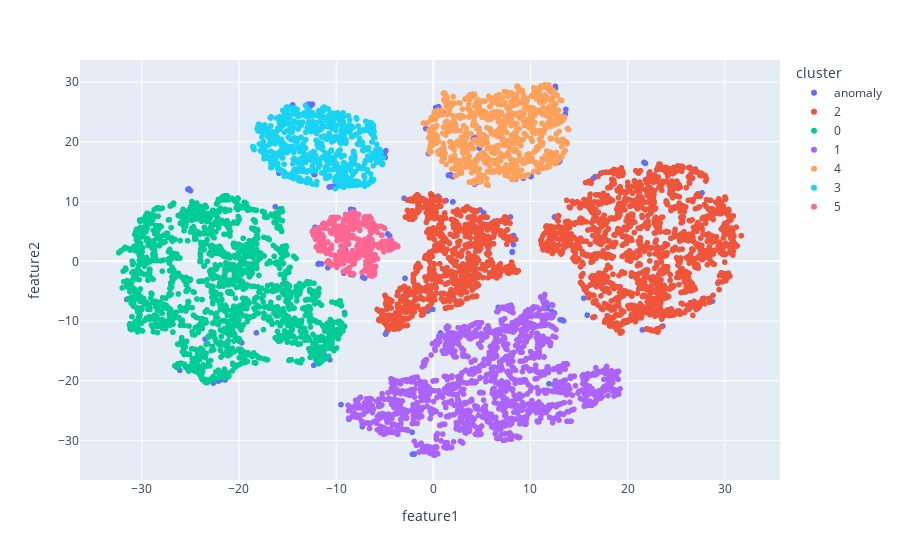

Notebook code cell kept with this figure:
### Code cell
tsne_projection = pd.DataFrame(tsne, columns=['feature1', 'feature2'], index=df_copy.index.tolist())
tsne_projection['cluster'] = db1.labels_
print(tsne_projection['cluster'].value_counts())
tsne_projection['cluster'].replace(-1, "anomaly", inplace=True)
px.scatter(tsne_projection, x='feature1', y='feature2', color="cluster")

### Figure 1 — Plotly figure (JSON) as saved in the notebook; plotly's stock layout.template omitted (floating-point values rounded to 4 significant figures; data arrays with more than 128 entries replaced by an {"elided": "..."} marker saying what was removed)
{"data": [{"hovertemplate": "cluster=anomaly<br>feature1=%{x}<br>feature2=%{y}<extra></extra>", "legendgroup": "anomaly", "marker": {"color": "#636efa", "symbol": "circle"}, "mode": "markers", "name": "anomaly", "showlegend": true, "type": "scattergl", "x": {"elided": "181 float values"}, "xaxis": "x", "y": {"elided": "181 float values"}, "yaxis": "y"}, {"hovertemplate": "cluster=2<br>feature1=%{x}<br>feature2=%{y}<extra></extra>", "legendgroup": "2", "marker": {"color": "#EF553B", "symbol": "circle"}, "mode": "markers", "name": "2", "showlegend": true, "type": "scattergl", "x": {"elided": "2687 float values"}, "xaxis": "x", "y": {"elided": "2687 float values"}, "yaxis": "y"}, {"hovertemplate": "cluster=0<br>feature1=%{x}<br>feature2=%{y}<extra></extra>", "legendgroup": "0", "marker": {"color": "#00cc96", "symbol": "circle"}, "mode": "markers", "name": "0", "showlegend": true, "type": "scattergl", "x": {"elided": "1955 float values"}, "xaxis": "x", "y": {"elided": "1955 float values"}, "yaxis": "y"}, {"hovertemplate": "cluster=1<br>feature1=%{x}<br>feature2=%{y}<extra></extra>", "legendgroup": "1", "marker": {"color": "#ab63fa", "symbol": "circle"}, "mode": "markers", "name": "1", "showlegend": true, "type": "scattergl", "x": {"elided": "1666 float values"}, "xaxis": "x", "y": {"elided": "1666 float values"}, "yaxis": "y"}, {"hovertemplate": "cluster=4<br>feature1=%{x}<br>feature2=%{y}<extra></extra>", "legendgroup": "4", "marker": {"color": "#FFA15A", "symbol": "circle"}, "mode": "markers", "name": "4", "showlegend": true, "type": "scattergl", "x": {"elided": "970 float values"}, "xaxis": "x", "y": {"elided": "970 float values"}, "yaxis": "y"}, {"hovertemplate": "cluster=3<br>feature1=%{x}<br>feature2=%{y}<extra></extra>", "legendgroup": "3", "marker": {"color": "#19d3f3", "symbol": "circle"}, "mode": "markers", "name": "3", "showlegend": true, "type": "scattergl", "x": {"elided": "745 float values"}, "xaxis": "x", "y": {"elided": "745 float values"}, "yaxis": "y"}, {"hovertemplate": "cluster=5<br>feature1=%{x}<br>feature2=%{y}<extra></extra>", "legendgroup": "5", "marker": {"color": "#FF6692", "symbol": "circle"}, "mode": "markers", "name": "5", "showlegend": true, "type": "scattergl", "x": {"elided": "432 float values"}, "xaxis": "x", "y": {"elided": "432 float values"}, "yaxis": "y"}], "layout": {"legend": {"title": {"text": "cluster"}, "tracegroupgap": 0}, "margin": {"t": 60}, "xaxis": {"anchor": "y", "domain": [0, 1], "title": {"text": "feature1"}}, "yaxis": {"anchor": "x", "domain": [0, 1], "title": {"text": "feature2"}}}}
